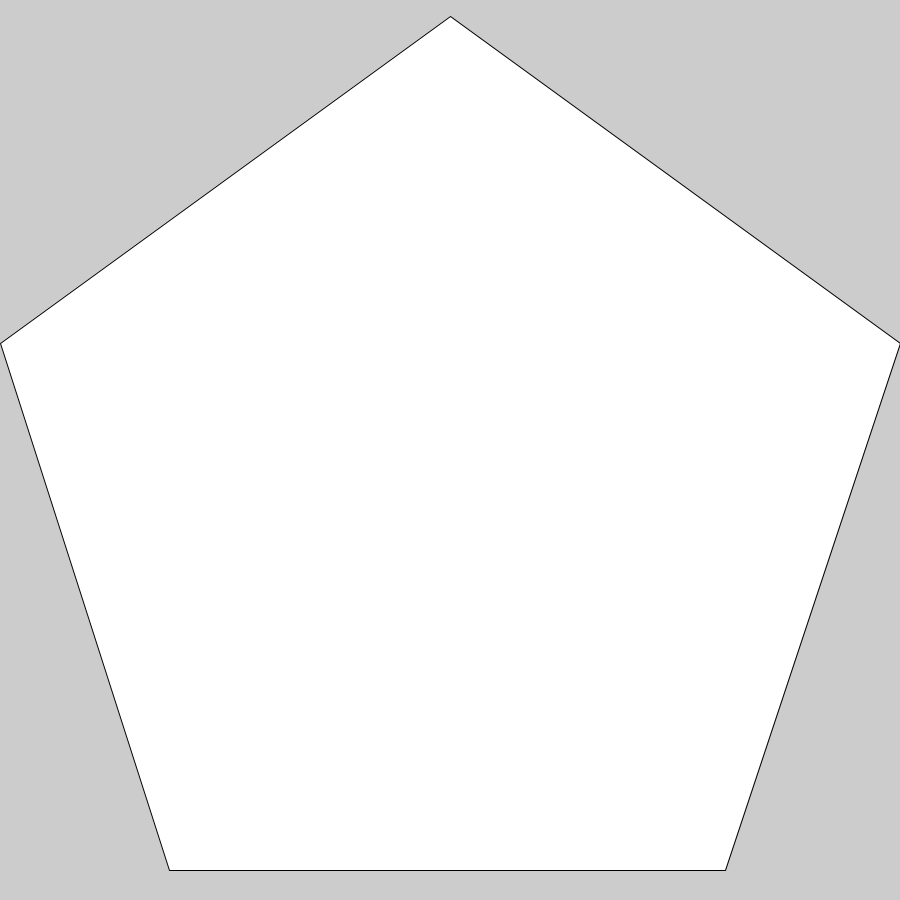
Frame 1 (no input)
Frame 60 (the mouse pressed at the canvas centre just before this capture): identical to frame 1, image omitted
Frame 120 (the mouse held since frame 60 and released just before this capture): identical to frame 1, image omitted

The Processing sketch that drew this single still picture (run headless with seeded random() and noise(); from frame 60 on, the mouse is pressed at the canvas centre):

// Processing sketch: Sierpinski_s_Gasket_Random_Pentagon
// ── Sierpinski_s_Gasket_Random_Pentagon.pde
int generationRate = 1000000;
int x = 450;
int y = 450;
void setup() {
  size(900, 900);
  beginShape();
  vertex(450, 16);
  vertex(0, 343);
  vertex(169, 870);
  vertex(725, 870);
  vertex(900, 343);
  endShape(CLOSE);
}

void draw() {
}

void keyPressed() {
  for (int i = 0; i < generationRate; i++) {
    placer(int(random(1, 6)));
  }
}

void placer(int direction) {
  if (direction == 1) {
    point((450+x)/2, (y+16)/2);
    x = (450+x)/2;
    y = (y+16)/2;
  }
  if (direction == 2) {
    point((x+0)/2, (y+343)/2);
    x = (x+0)/2;
    y = (y+343)/2;
  }
  if (direction == 3) {
    point((x+169)/2, (y+870)/2);
    x = (x+169)/2;
    y = (y+870)/2;
  }
  if (direction == 4) {
    point((x+725)/2, (y+870)/2);
    x = (x+725)/2;
    y = (y+870)/2;
  }  
  if (direction == 5) {
    point((x+900)/2, (y+343)/2);
    x = (x+900)/2;
    y = (y+343)/2;
  }
}
